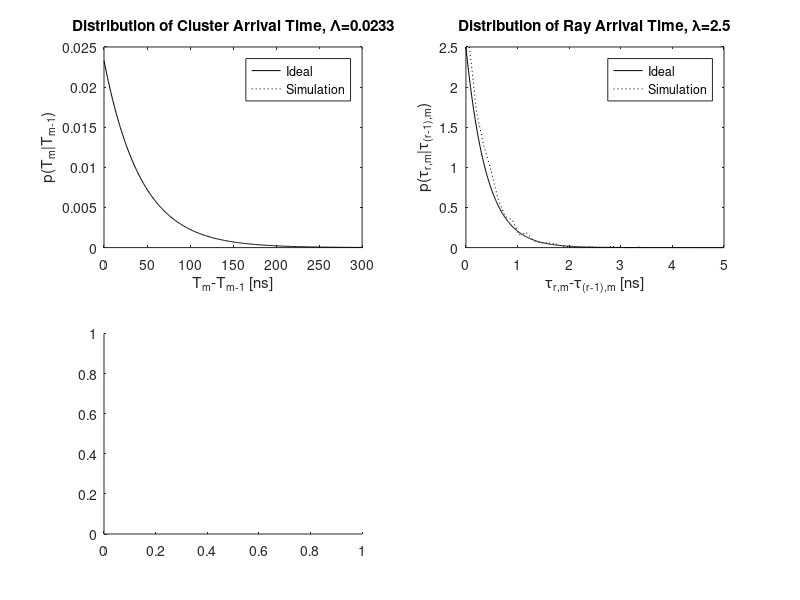

Reproduce this figure in MATLAB. (Note: this script raises an error after producing the figure.)
% plot_SV_model_ct.m 
 
%MIMO-OFDM Wireless Communications with MATLAB��   Yong Soo Cho, Jaekwon Kim, Won Young Yang and Chung G. Kang 
%2010 John Wiley & Sons (Asia) Pte Ltd 
 
clear, close all 
b002=1; % Power of 1st ray of 1st cluster  
N=1 ; % Number of channels 
Lam=0.0233; lambda=2.5; 
Gam=7.4; gamma=4.3; 
sigma_x=3; % Standard deviation of log-normal shadowing 
subplot(221) 
t1=0:300; p_cluster=Lam*exp(-Lam*t1); % ideal exponential pdf 
h_cluster=exprnd(1/Lam,1,N);                                                 % # of random number are generated 
[n_cluster x_cluster]=hist(h_cluster,25); % gets distribution 


plot(t1,p_cluster,'k'), hold on 
plot(x_cluster,n_cluster*p_cluster(1)/n_cluster(1),'k:');%plotting  
legend('Ideal','Simulation') 
title(['Distribution of Cluster Arrival Time, \Lambda=', num2str(Lam)]) 
xlabel('T_m-T_{m-1} [ns]'), ylabel('p(T_m|T_{m-1})') 


subplot(222) 
t2=0:0.01:5; p_ray=lambda*exp(-lambda*t2); % ideal exponential pdf 
h_ray=exprnd(1/lambda,1,1000); % # of random number are generated 
[n_ray,x_ray]=hist(h_ray,25); % gets distribution 

plot(t2,p_ray,'k'), hold on 
plot(x_ray,n_ray*p_ray(1)/n_ray(1),'k:');   % plotting graph 
legend('Ideal','Simulation') 
title(['Distribution of Ray Arrival Time, \lambda=', num2str(lambda)]) 
xlabel('\tau_{r,m}-\tau_{(r-1),m} [ns]') 
ylabel('p(\tau_{r,m}|\tau_{(r-1),m})') 


subplot(223) 
[h,t,t0,np]= SV_model_ct(Lam,lambda,Gam,gamma,N,b002,sigma_x); 
stem(t(1:np(1),1),abs(h(1:np(1),1)),'ko'); 
title('Generated Channel Impulse Response') 
xlabel('delay[ns]'), ylabel('Magnitude') 
%subplot(224) 
%[h,t,t0,np]= SV_model_ct(Lam,lambda,Gam,gamma,N,b002,sigma_x); 
%stem(t(1:np(1),1),abs(h(1:np(1),1)),'ko'); 
%title('Generated Channel Impulse Response') 
%xlabel('delay[ns]'), ylabel('Magnitude') 

%subplot(224) 
%X=10.^(sigma_x*randn(1,N)./20); 
%[temp,x]=hist(20*log10(X),25); 
%plot(x,temp,'k-'), axis([-10 10 0 120]) 
%title(['Log-normal Distribution, \sigma_X=',num2str(sigma_x),'dB']) 
%xlabel('20*log10(X)[dB]'), ylabel('Occasion') 
